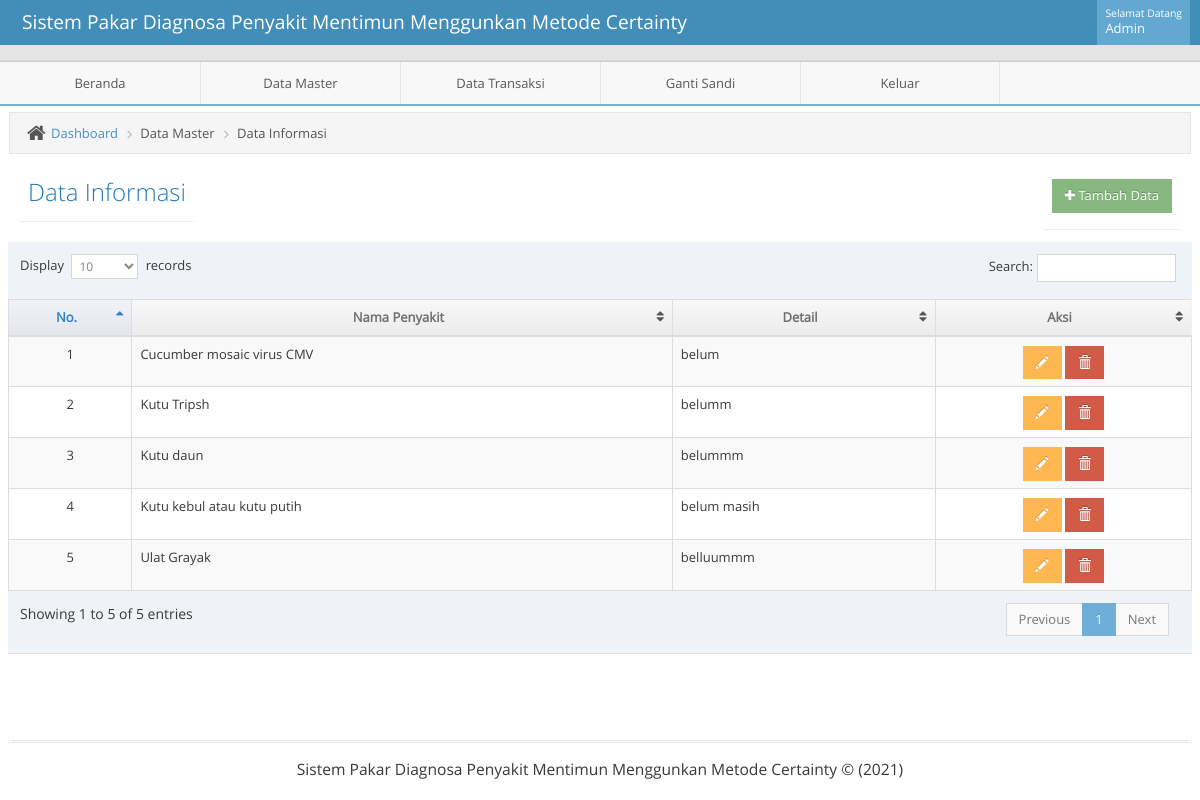
Page /admin/adminmainapp.php?unit=tentangpenyakit_unit&act=datagrid (signed in) on the committed database.
### tables this page shows
CREATE TABLE `t_tentangpenyakit` (
  `kd_tentangpenyakit` int(11) NOT NULL,
  `nm_tentangpenyakit` varchar(50) NOT NULL,
  `det_tentangpenyakit` varchar(15000) NOT NULL,
  `gambar` varchar(500) NOT NULL
);

### admin/unit/tentangpenyakit_unit.php (the view, shortened to what this page needs)
<?php
require_once '../lib/koneksi.php';
$act = $_GET['act'];
switch($act){
    case "datagrid":
        ?>
<?php
include("../admin/leftbar.php");
?>
<div class="main-content">
    <div class="main-content-inner">
	<div class="breadcrumbs ace-save-state" id="breadcrumbs">
            <ul class="breadcrumb">
                <li>
                    <i class="ace-icon fa fa-home home-icon"></i>
                    <a href="adminmainapp.php?unit=dashboard">Dashboard</a>
                </li>
                <li>Data Master</li>
		<li>Data Informasi</li>
            </ul>
	</div>
        <div class="page-content">
            <div class="page-header pull-left">
                <h1>Data Informasi
                </h1>
            </div>
			 <div class="page-header pull-right">
                 <h1>
                    <a href="?unit=tentangpenyakit_unit&act=input">
                        <button class="btn btn-sm btn-success"><i class="fa fa-plus"></i> Tambah Data</button>
                    </a>
                </h1>
            </div>
            <div class="row">
                <div class="col-xs-12">
                    <div class="row">
                        <div class="box box-primary">
                            <div class="box-body table-responsive padding">
                              <table id="datatable" class="table table-striped table-bordered table-hover">
                                <thead>
                                    <tr>
                                        <th style="text-align: center">No.</th>
                                        <th style="text-align: center">Nama Penyakit</th>
                                        <th style="text-align: center">Detail</th>
                                        <th style="text-align: center">Aksi</th>
                                    </tr>
                                </thead>
                                <tbody>
                                    <?php $no=1;
                                    $qdatagrid =" SELECT * FROM t_tentangpenyakit ";
                                    $rdatagrid = mysqli_query($mysqli, $qdatagrid);
                                    while($ddatagrid=mysqli_fetch_assoc($rdatagrid)) {
                                        echo "
                                        <tr>
                                             <td style= text-align:center>$no</td>
                                             <td style= text-align:left  >$ddatagrid[nm_tentangpenyakit]</td>
                                             <td style= text-align:left  >$ddatagrid[det_tentangpenyakit]</td>
                                             <td style=text-align:center>
                                                 <a href=?unit=tentangpenyakit_unit&act=update&kd_tentangpenyakit=$ddatagrid[kd_tentangpenyakit] class='btn btn-sm btn-warning glyphicon glyphicon-pencil' ></a>
                                                 <a href=?unit=tentangpenyakit_unit&act=delete&kd_tentangpenyakit=$ddatagrid[kd_tentangpenyakit] class='btn btn-sm btn-danger glyphicon glyphicon-trash' onclick='return confirm(\"Yakin Akan Menghapus Data?\")'></a>
                                             </td>
                                        </tr>
                                        ";
                                        $no++;
                                     }
                                     ?>
                                </tbody>
                                </table>
                            </div>
                        </div>
                    </div>
                </div>
            </div>
        </div>
    </div>
</div>
<?php
include("../admin/footer.php");
?>
	</body>
</html>
 <?php
        break;
            ?>
 <?php
}

### css/tentang/style.css (style rules this page uses)
html { font-family:sans-serif; -ms-text-size-adjust:100%; -webkit-text-size-adjust:100% }
body { margin:0 }
a { background-color:transparent }
h1 { font-size:2em; margin:.67em 0 }
button,input,optgroup,select,textarea { color:inherit; font:inherit; margin:0 }
button { overflow:visible }
button,select { text-transform:none }
button,html input[type=button],input[type=reset],input[type=submit] { -webkit-appearance:button; cursor:pointer }
table { border-collapse:collapse; border-spacing:0 }
td,th { padding:0 }
.border-box,article,body,code,dd,div,dl,dt,fieldset,footer,form,header,html,input[type=email],input[type=password],input[type=tel],input[type=text],input[type=url],li,main,ol,p,pre,section,textarea,ul { box-sizing:border-box }

### rows in the picture
t_tentangpenyakit: nm_tentangpenyakit "Cucumber mosaic virus CMV", det_tentangpenyakit "belum"
t_tentangpenyakit: nm_tentangpenyakit "Kutu Tripsh", det_tentangpenyakit "belumm"
t_tentangpenyakit: nm_tentangpenyakit "Kutu daun", det_tentangpenyakit "belummm"
t_tentangpenyakit: nm_tentangpenyakit "Kutu kebul atau kutu putih", det_tentangpenyakit "belum masih"
t_tentangpenyakit: nm_tentangpenyakit "Ulat Grayak", det_tentangpenyakit "belluummm"
